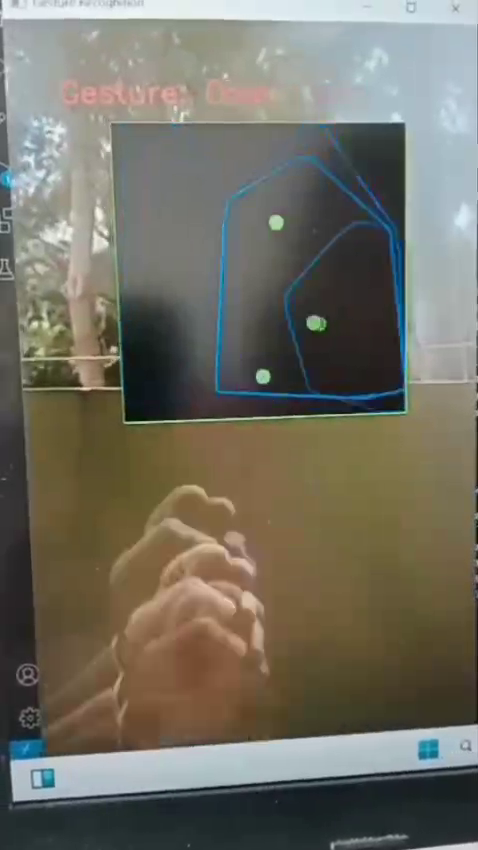
#> input picture frame 27 of nm pro/gesture op.mp4, 478 x 850 px, given in place of gesture.mp4, which was not available
$ python finger.py
#> lines starting #> are read from the running program, lines starting #| are printed output that depends on the picture; after the words box and inside, x2 and y2 are one past the last pixel; in counts of white or black regions, pixels touching at a corner belong together; pictures that were not available may be replaced by others from this repository, and a replacement may not be noted
import cv2
import numpy as np
import math

def count_fingers(contour, drawing):
    hull = cv2.convexHull(contour, returnPoints=False)
    if len(hull) > 3:
        defects = cv2.convexityDefects(contour, hull)
        if defects is None:
            return 0

        finger_count = 0
        for i in range(defects.shape[0]):
            s, e, f, d = defects[i, 0]
            start = tuple(contour[s][0])
            end = tuple(contour[e][0])
            far = tuple(contour[f][0])
            a = np.linalg.norm(np.array(end) - np.array(start))
            b = np.linalg.norm(np.array(far) - np.array(start))
            c = np.linalg.norm(np.array(end) - np.array(far))

            if b * c == 0:
                continue

            angle = math.acos((b**2 + c**2 - a**2) / (2 * b * c))

            if angle <= math.pi / 2 and d > 10000:
                finger_count += 1
                cv2.circle(drawing, far, 8, [0, 255, 0], -1)

        return finger_count + 1
    return 0

cap = cv2.VideoCapture("gesture.mp4")

while True:
    ret, frame = cap.read()
#> frame is the input picture: shape (850, 478, 3); mean B, G, R 99.3, 110.9, 113.6
    if not ret:
        break

    frame = cv2.flip(frame, 1)

    roi = frame[100:400, 100:400]
    cv2.rectangle(frame, (100, 100), (400, 400), (0, 255, 0), 2)
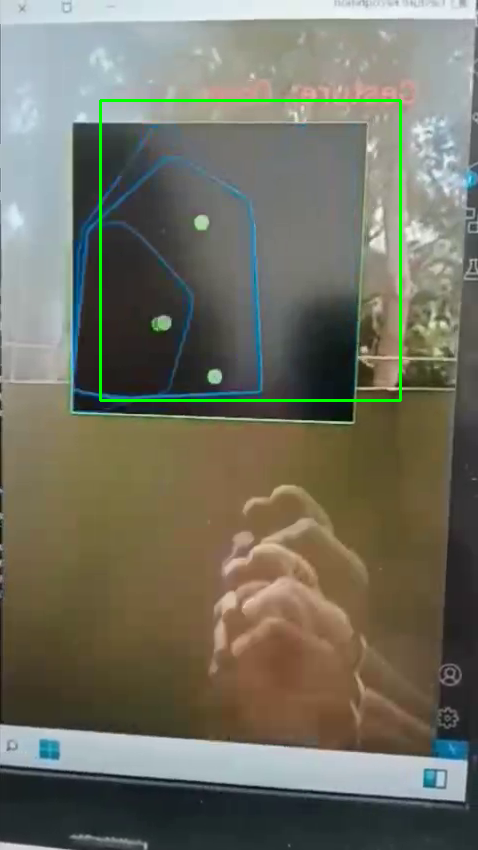
#> frame: shape (850, 478, 3); mean B, G, R 98.3, 112.3, 112.6

    hsv = cv2.cvtColor(roi, cv2.COLOR_BGR2HSV)
#> hsv: shape (300, 300, 3); mean H, S, V 55.9, 41.9, 104.2
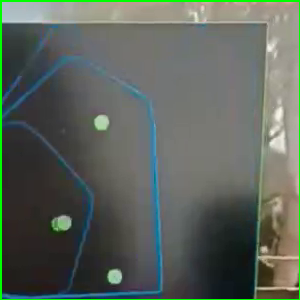
#> roi: shape (300, 300, 3); mean B, G, R 91.7, 99.8, 91.9
    lower_skin = np.array([0, 20, 70], dtype=np.uint8)
    upper_skin = np.array([20, 255, 255], dtype=np.uint8)
    mask = cv2.inRange(hsv, lower_skin, upper_skin)
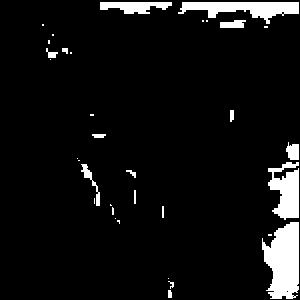
#> mask: shape (300, 300); 6.9% white; 34 white regions (18 under 20 px), largest, box (x1, y1, x2, y2) and area: (262, 222, 299, 299) 2103, (178, 2, 299, 24) 1376, (268, 162, 299, 220) 1178
    mask = cv2.dilate(mask, np.ones((3, 3), np.uint8), iterations=4)
#> mask: shape (300, 300); 14.4% white; 12 white regions
    mask = cv2.GaussianBlur(mask, (5, 5), 100)
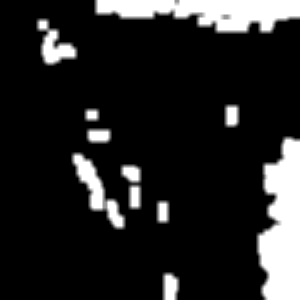
#> mask: shape (300, 300); min 0, max 255, mean 36.8

    contours, _ = cv2.findContours(mask, cv2.RETR_TREE, cv2.CHAIN_APPROX_SIMPLE)
#> contours = 10 contours; largest, box (x1, y1, x2, y2) and area: (256, 136, 300, 300) 5516, (94, 0, 300, 34) 4654, (71, 152, 126, 230) 1611, (36, 18, 78, 66) 1088, (120, 164, 142, 210) 695

    drawing = np.zeros((300, 300, 3), np.uint8)

    if contours:
        max_contour = max(contours, key=cv2.contourArea)
#> max_contour = contour of 77 points, box (x1, y1, x2, y2) (256, 136, 300, 300), area 5516
        if cv2.contourArea(max_contour) > 5000:
            cv2.drawContours(drawing, [cv2.convexHull(max_contour)], -1, (255, 0, 0), 2)
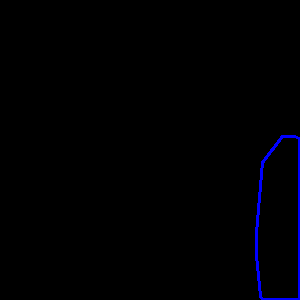
#> drawing: shape (300, 300, 3); mean of channels 0, 1, 2 2.7, 0, 0; drawn as B, G, R
            fingers = count_fingers(max_contour, drawing)
#> in count_fingers, `hull = cv2.convexHull(contour, returnPoints=False)`: hull = [76, 73, 72, 71, 68, 44, 43, 10, 0]
#> in count_fingers, `defects = cv2.convexityDefects(contour, hull)`: defects = [[0, 10, 5, 2872], [10, 43, 32, 3884], [44, 68, 58, 2076], [68, 71, 70, 284], [73, 76, 74, 380]]
#> the loop in count_fingers, `for i in range(defects.shape[0]):` made 5 passes
#> (s, e, f, d, start, end, far, a) on passes 1 to 5: (0, 10, 5, 2872, (282, 136), (262, 162), (280, 157), 32.8), (10, 43, 32, 3884, (262, 162), (256, 232), (272, 223), 70.26), (44, 68, 58, 2076, (256, 255), (260, 296), (266, 274), 41.19), (68, 71, 70, 284, (260, 296), (262, 299), (262, 297), 3.61), (73, 76, 74, 380, (299, 138), (294, 136), (295, 138), 5.39)
#> after the loop in count_fingers, `for i in range(defects.shape[0]):`: finger_count = 0
#> fingers = 1

            if fingers == 0:
                gesture = "Fist"
            elif fingers == 1:
                gesture = "One"
            elif fingers == 2:
                gesture = "Two"
            elif fingers == 3:
                gesture = "Three"
            elif fingers == 4:
                gesture = "Four"
            elif fingers == 5:
                gesture = "Open Palm"
            else:
                gesture = "Unknown"
            cv2.putText(frame, f"Gesture: {gesture}", (50, 80), cv2.FONT_HERSHEY_SIMPLEX, 1, (0, 0, 255), 2)
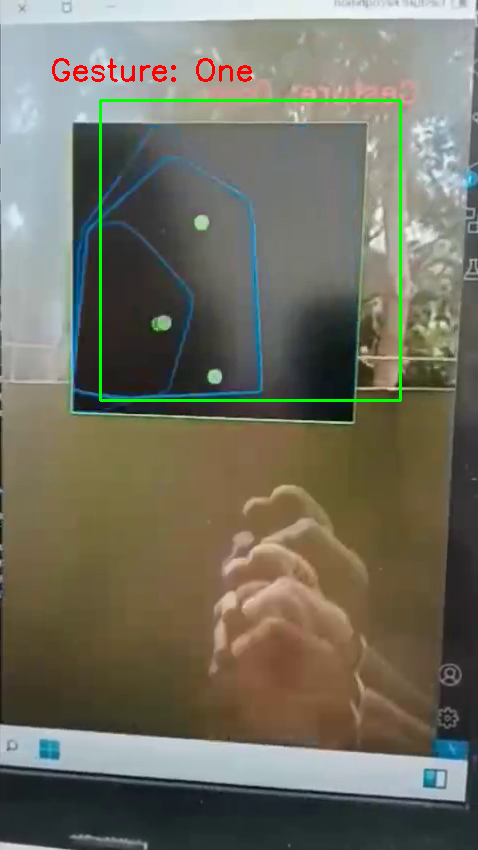
#> frame: shape (850, 478, 3); 0.33% of pixels changed, all inside (x1, y1, x2, y2) = (52, 58, 252, 82)

    frame[100:400, 100:400] = drawing
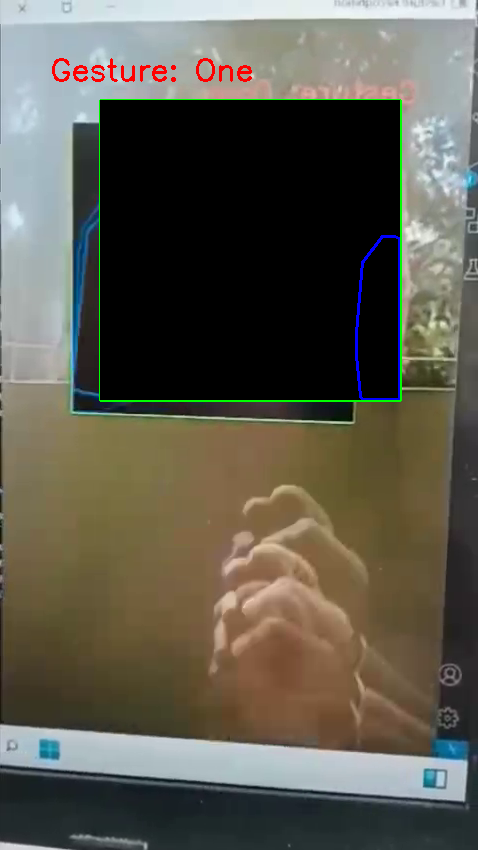
#> frame: shape (850, 478, 3); mean B, G, R 78, 89.6, 92.5

    cv2.imshow("Gesture Recognition", frame)

    if cv2.waitKey(1) & 0xFF == 27:
#> (key Esc is pressed here)
        break

cap.release()
cv2.destroyAllWindows()

$ run again, starting later in the video
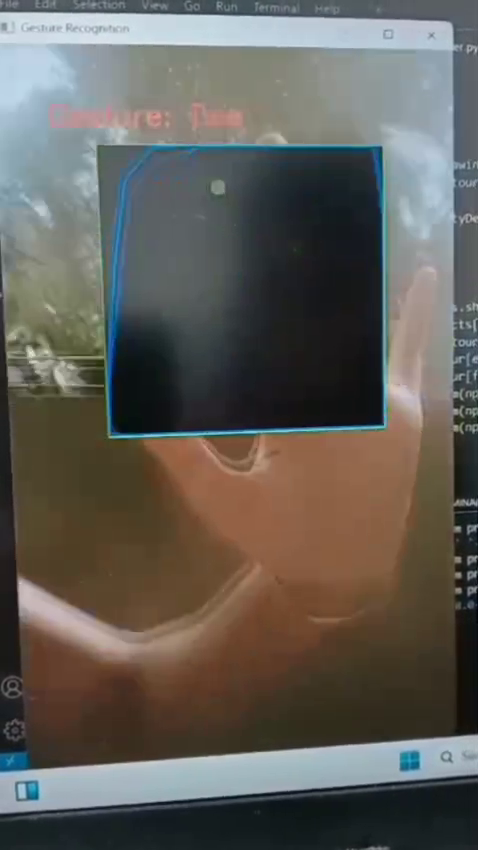
#> input picture frame 122 of nm pro/gesture op.mp4, 478 x 850 px, given in place of gesture.mp4, which was not available
#> frame is the input picture: shape (850, 478, 3); mean B, G, R 88, 93.9, 97
#> hsv: shape (300, 300, 3); mean H, S, V 86.8, 54.4, 83.7
#> `mask = cv2.dilate(mask, np.ones((3, 3), np.uint8), iterations=4)`:
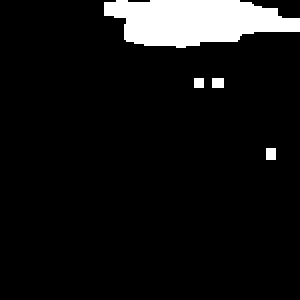
#> mask: shape (300, 300); 7.9% white; 4 white regions
#> contours = 4 contours; box (x1, y1, x2, y2) and area: (102, 0, 300, 50) 7256, (264, 146, 278, 162) 195, (210, 76, 226, 90) 195, (192, 76, 206, 90) 169
#> max_contour = contour of 58 points, box (x1, y1, x2, y2) (102, 0, 300, 50), area 7256
#> hull = [57, 48, 42, 41, 29, 23, 22, 19, 16, 13, 10, 1, 0]
#> defects = [[1, 10, 6, 3835], [10, 13, 11, 181], [13, 16, 14, 435], [16, 19, 17, 452], [19, 22, 20, 495], [23, 29, 28, 1086], [29, 41, 37, 1810], [42, 48, 43, 1717], [48, 57, 49, 863]]
#> the loop in count_fingers, `for i in range(defects.shape[0]):` made 9 passes
#> (s, e, f, d, start, end, far, a) on passes 1 to 7: (1, 10, 6, 3835, (102, 17), (122, 41), (124, 20), 31.24), (10, 13, 11, 181, (122, 41), (124, 43), (123, 41), 2.83), (13, 16, 14, 435, (124, 43), (132, 45), (131, 43), 8.25), (16, 19, 17, 452, (132, 45), (142, 47), (141, 45), 10.2), (19, 22, 20, 495, (142, 47), (174, 49), (173, 47), 32.06), (23, 29, 28, 1086, (187, 49), (239, 43), (202, 43), 52.35), (29, 41, 37, 1810, (239, 43), (299, 33), (244, 35), 60.83)
#> after the loop in count_fingers, `for i in range(defects.shape[0]):`: finger_count = 0
#> fingers = 1
#> `frame[100:400, 100:400] = drawing`:
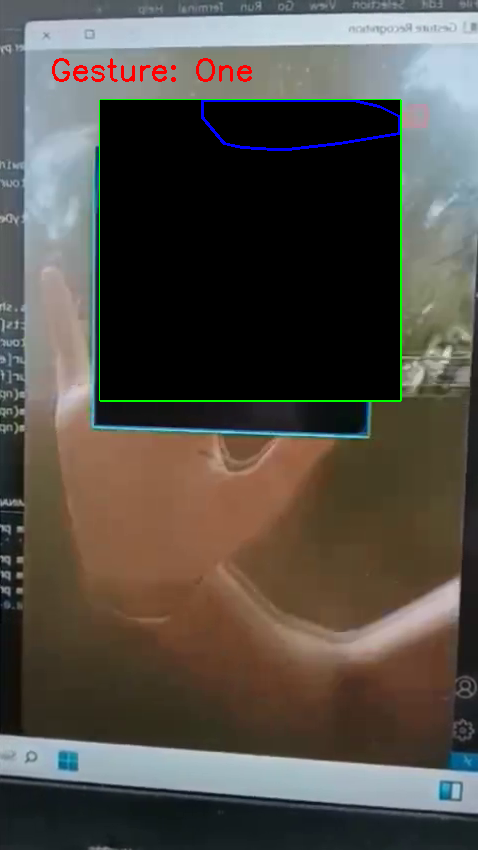
#> frame: shape (850, 478, 3); mean B, G, R 70.9, 77.6, 81.9

$ run again, starting later in the video
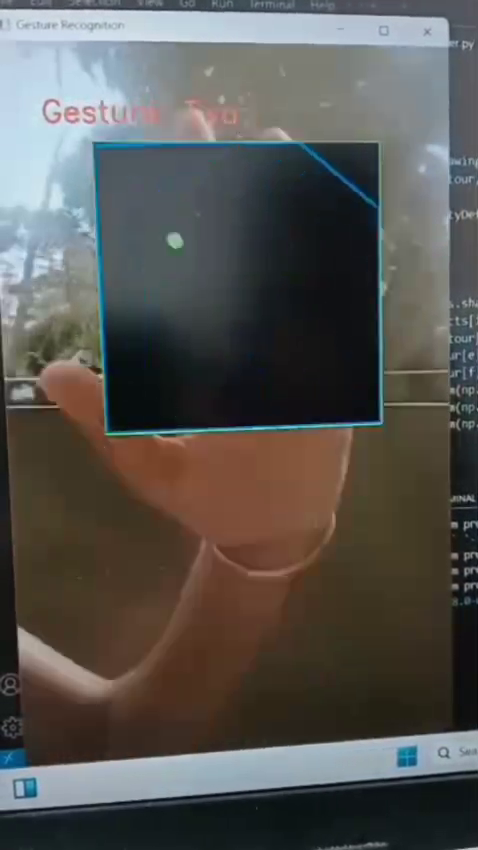
#> input picture frame 218 of nm pro/gesture op.mp4, 478 x 850 px, given in place of gesture.mp4, which was not available
#> frame is the input picture: shape (850, 478, 3); mean B, G, R 81.5, 84.9, 86.6
#> hsv: shape (300, 300, 3); mean H, S, V 91, 63.2, 77.5
#> `mask = cv2.dilate(mask, np.ones((3, 3), np.uint8), iterations=4)`:
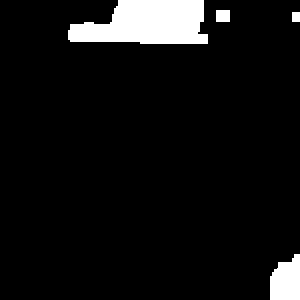
#> mask: shape (300, 300); 6.8% white; 4 white regions
#> contours = 4 contours; box (x1, y1, x2, y2) and area: (66, 0, 210, 46) 5135, (268, 252, 300, 300) 1201, (214, 8, 232, 24) 255, (290, 10, 300, 24) 117
#> max_contour = contour of 40 points, box (x1, y1, x2, y2) (66, 0, 210, 46), area 5135
#> hull = [39, 33, 32, 31, 28, 25, 24, 21, 0]
#> defects = [[0, 21, 14, 4160], [21, 24, 22, 405], [25, 28, 26, 181], [28, 31, 29, 504], [33, 39, 35, 2000]]
#> the loop in count_fingers, `for i in range(defects.shape[0]):` made 5 passes
#> (s, e, f, d, start, end, far, a) on passes 1 to 5: (0, 21, 14, 4160, (116, 0), (68, 22), (107, 22), 52.8), (21, 24, 22, 405, (68, 22), (66, 28), (68, 27), 6.32), (25, 28, 26, 181, (66, 41), (68, 43), (67, 41), 2.83), (28, 31, 29, 504, (68, 43), (138, 45), (137, 43), 70.03), (33, 39, 35, 2000, (209, 32), (205, 0), (201, 31), 32.25)
#> after the loop in count_fingers, `for i in range(defects.shape[0]):`: finger_count = 0
#> fingers = 1
#> `frame[100:400, 100:400] = drawing`:
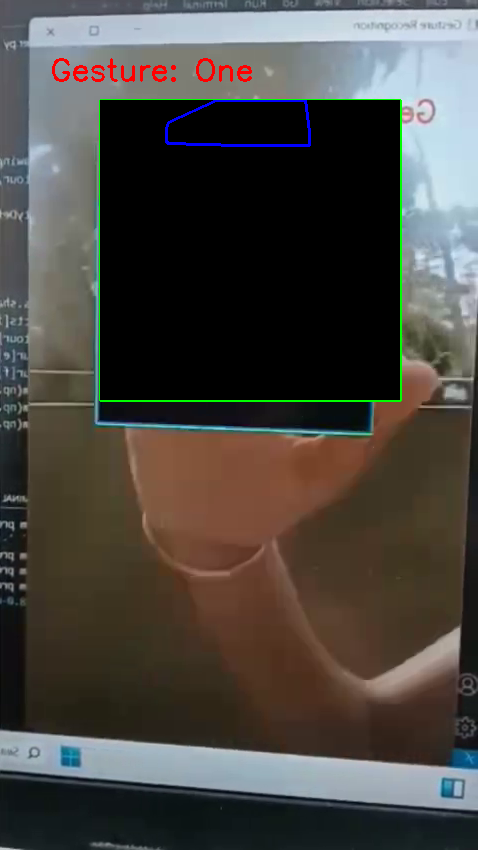
#> frame: shape (850, 478, 3); mean B, G, R 65.4, 70.1, 73.1
